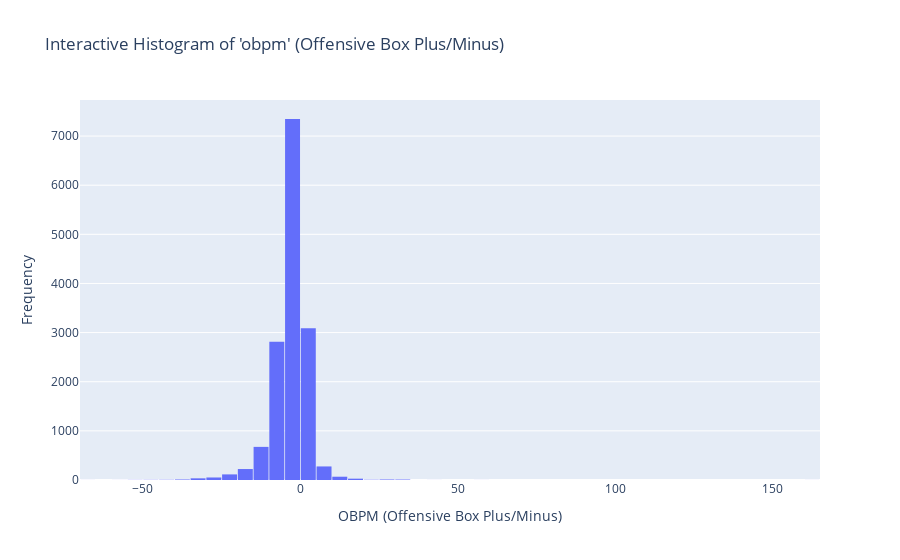

Notebook source saved alongside this figure:
### Markdown cell above
- We can see there are 5 null values as there are only 1479 non null entries out of 14774 entries in total
-  We can also see that the data type is correct and is of float .

### Code cell
# Interactive histogram for feature_of_interest3 (obpm)
fig = px.histogram(
    train,
    x='obpm',
    nbins=50,
    title="Interactive Histogram of 'obpm' (Offensive Box Plus/Minus)",
    color_discrete_sequence=['#636EFA']
)
fig.update_layout(
    xaxis_title='OBPM (Offensive Box Plus/Minus)',
    yaxis_title='Frequency',
    bargap=0.05
)
fig.show()

### Figure 1 — Plotly figure (JSON) as saved in the notebook; plotly's stock layout.template omitted (floating-point values rounded to 4 significant figures; data arrays with more than 128 entries replaced by an {"elided": "..."} marker saying what was removed)
{"data": [{"bingroup": "x", "hovertemplate": "obpm=%{x}<br>count=%{y}<extra></extra>", "legendgroup": "", "marker": {"color": "#636EFA", "pattern": {"shape": ""}}, "name": "", "nbinsx": 50, "orientation": "v", "showlegend": false, "type": "histogram", "x": {"elided": "14774 float values"}, "xaxis": "x", "yaxis": "y"}], "layout": {"bargap": 0.05, "barmode": "relative", "legend": {"tracegroupgap": 0}, "title": {"text": "Interactive Histogram of 'obpm' (Offensive Box Plus/Minus)"}, "xaxis": {"anchor": "y", "domain": [0, 1], "title": {"text": "OBPM (Offensive Box Plus/Minus)"}}, "yaxis": {"anchor": "x", "domain": [0, 1], "title": {"text": "Frequency"}}}}
